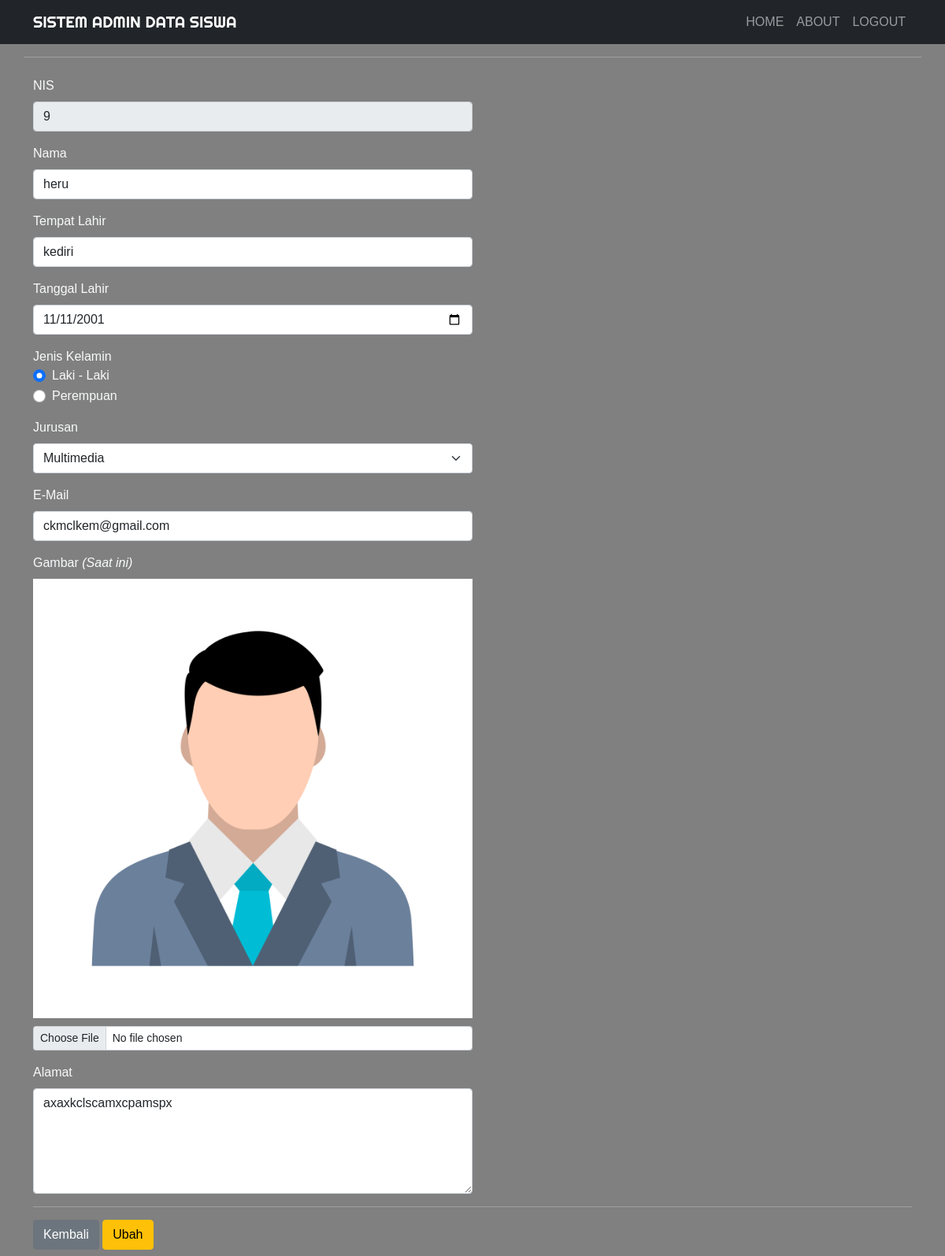
The app's page /ubah.php?nis=9 (signed in) with its own data.
### tables this page shows
CREATE TABLE `siswa` (
  `nis` varchar(50) NOT NULL,
  `nama` varchar(255) NOT NULL,
  `tmpt_Lahir` varchar(50) NOT NULL,
  `tgl_Lahir` date NOT NULL,
  `jekel` enum('Laki - Laki','Perempuan') NOT NULL,
  `jurusan` enum('Teknik Listrik','Teknik Komputer dan Jaringan','Multimedia','Rekayasa Perangkat Lunak','Geomatika','Mesin') NOT NULL,
  `email` varchar(255) NOT NULL,
  `gambar` varchar(255) NOT NULL,
  `alamat` text NOT NULL
);

### function.php (called while the page is built, shortened)
<?php
$koneksi = mysqli_connect("localhost", "root", "", "crud");
function query($query)
{
    global $koneksi;
    $result = mysqli_query($koneksi, $query);
    $rows = [];
    while ($row = mysqli_fetch_assoc($result)) {
        $rows[] = $row;
    }
    return $rows;
}

### ubah.php (the view, shortened to what this page needs)
<?php
require 'function.php';
$nis = $_GET['nis'];
$siswa = query("SELECT * FROM siswa WHERE nis = $nis")[0];
?>
<!DOCTYPE html>
<html lang="en">
<head>
     <link href="https://cdn.jsdelivr.net/npm/bootstrap@5.0.0-beta2/dist/css/bootstrap.min.css" rel="stylesheet"
>
     <link rel="stylesheet" href="https://cdn.jsdelivr.net/npm/bootstrap-icons@1.4.0/font/bootstrap-icons.css">
     <link rel="stylesheet" href="https://unpkg.com/aos@next/dist/aos.css" />
     <link rel="stylesheet" href="css/style.css">
</head>
<body>
     <nav class="navbar navbar-expand-lg navbar-dark bg-dark text-uppercase">
          <div class="container">
               <a class="navbar-brand" href="index.php">Sistem Admin Data Siswa</a>
               <div class="collapse navbar-collapse" id="navbarNav">
                    <ul class="navbar-nav ms-auto">
                         <li class="nav-item">
                              <a class="nav-link" aria-current="page" href="index.php">Home</a>
                         </li>
                         <li class="nav-item">
                              <a class="nav-link" href="#about">About</a>
                         </li>
                         <li class="nav-item">
                              <a class="nav-link" href="logout.php">Logout</a>
                         </li>
                    </ul>
               </div>
          </div>
     </nav>
     <div class="container">
          <div class="row my-2 text-light">
               <div class="col-md">
               </div>
               <hr>
          </div>
          <div class="row my-2 text-light">
               <div class="col-md">
                    <form action="" method="post" enctype="multipart/form-data">
                         <div class="mb-3">
                              <label for="nis" class="form-label">NIS</label>
                              <input type="number" class="form-control w-50" id="nis" value="<?= $siswa['nis']; ?>"
                                   name="nis" readonly>
                         </div>
                         <div class="mb-3">
                              <label for="nama" class="form-label">Nama</label>
                              <input type="text" class="form-control w-50" id="nama" value="<?= $siswa['nama']; ?>"
                                   name="nama" autocomplete="off" required>
                         </div>
                         <div class="mb-3">
                              <label for="tmpt_Lahir" class="form-label">Tempat Lahir</label>
                              <input type="text" class="form-control w-50" id="tmpt_Lahir"
                                   value="<?= $siswa['tmpt_Lahir']; ?>" name="tmpt_Lahir" autocomplete="off" required>
                         </div>
                         <div class="mb-3">
                              <label for="tgl_Lahir" class="form-label">Tanggal Lahir</label>
                              <input type="date" class="form-control w-50" id="tgl_Lahir"
                                   value="<?= $siswa['tgl_Lahir']; ?>" name="tgl_Lahir" autocomplete="off" required>
                         </div>
                         <div class="mb-3">
                              <label>Jenis Kelamin</label>
                              <div class="form-check">
                                   <input class="form-check-input" type="radio" name="jekel" id="Laki - Laki"
                                        value="Laki - Laki" <?php if ($siswa['jekel'] == 'Laki - Laki') { ?> checked=''
                                        <?php } ?>>
                                   <label class="form-check-label" for="Laki - Laki">Laki - Laki</label>
                              </div>
                              <div class="form-check">
                                   <input class="form-check-input" type="radio" name="jekel" id="Perempuan"
                                        value="Perempuan" <?php if ($siswa['jekel'] == 'Perempuan') { ?> checked=''
                                        <?php } ?>>
                                   <label class="form-check-label" for="Perempuan">Perempuan</label>
                              </div>
                         </div>
                         <div class="mb-3">
                              <label for="jurusan" class="form-label">Jurusan</label>
                              <select class="form-select w-50" id="jurusan" name="jurusan">
                                   <option value="Multimedia" <?php if ($siswa['jurusan'] == 'Multimedia') { ?>
                                        selected='' <?php } ?>>Multimedia</option>
                              </select>
                         </div>
                         <div class="mb-3">
                              <label for="email" class="form-label">E-Mail</label>
                              <input type="email" class="form-control w-50" id="email" value="<?= $siswa['email']; ?>"
                                   name="email" autocomplete="off" required>
                         </div>
                         <div class="mb-3">
                              <label for="gambar" class="form-label">Gambar <i>(Saat ini)</i></label> <br>
                              <img src="img/<?= $siswa['gambar']; ?>" width="50%" style="margin-bottom: 10px;">
                              <input class="form-control form-control-sm w-50" id="gambar" name="gambar" type="file">
                         </div>
                         <div class="mb-3">
                              <label for="alamat" class="form-label">Alamat</label>
                              <textarea class="form-control w-50" id="alamat" rows="5" name="alamat"
                                   autocomplete="off"><?= $siswa['alamat']; ?></textarea>
                         </div>
                         <hr>
                         <a href="index.php" class="btn btn-secondary">Kembali</a>
                         <button type="submit" class="btn btn-warning" name="ubah">Ubah</button>
                    </form>
               </div>
          </div>
     </div>
</body>
</html>

### css/style.css (style rules this page uses)
body { font-family: 'Gill Sans', 'Gill Sans MT', Calibri, 'Trebuchet MS', sans-serif; }
.navbar-brand { font-family: 'Righteous', cursive; }

### ubah.php (style rules this page uses)
body { background-color: #808080; }

### records on screen
siswa: nis "9", nama "heru", tmpt_Lahir "kediri", tgl_Lahir "11/11/2001", jekel "☑ Laki - Laki", jekel "☐ Perempuan", jurusan "Multimedia", email "ckmclkem@gmail.com", gambar (picture), alamat "axaxkclscamxcpamspx"
